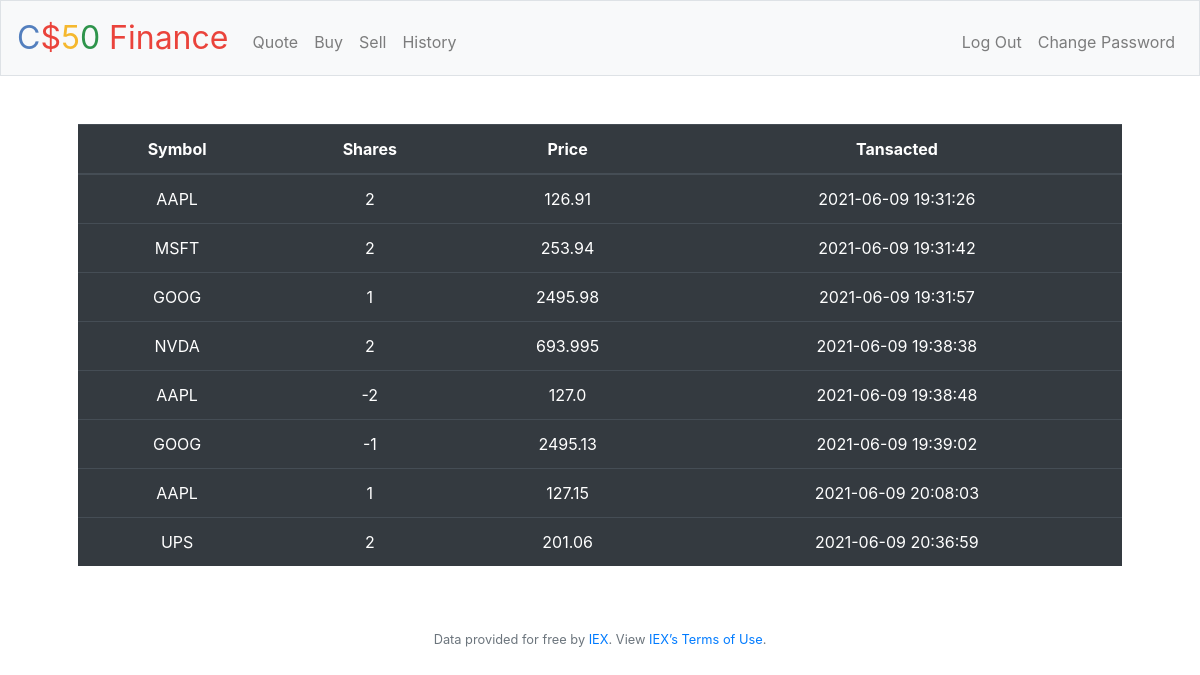
Screenshot of /history (signed in) with the database file from the repository.
### tables this page shows
CREATE TABLE transactions (id INTEGER, users_id INTEGER, symbol TEXT NOT NULL, qty INTEGER, price REAL, time BLOB, PRIMARY KEY(id));

### application.py (the view)
@app.route("/history")
@login_required
def history():
    transactions = db.execute("SELECT * FROM transactions WHERE users_id = ?", session["user_id"])
    return render_template("history.html", transactions=transactions)

### application.py (called while the page is built)
@app.after_request
def after_request(response):
    response.headers["Cache-Control"] = "no-cache, no-store, must-revalidate"
    response.headers["Expires"] = 0
    response.headers["Pragma"] = "no-cache"
    return response

### helpers.py (called while the page is built)
def login_required(f):
    @wraps(f)
    def decorated_function(*args, **kwargs):
        if session.get("user_id") is None:
            return redirect("/login")
        return f(*args, **kwargs)
    return decorated_function

### templates/history.html (shortened to what this page needs)
{% extends "layout.html" %}
{% block main %}
     <table class="table table-dark table-stripped">
         <thead>
             <tr>
                 <th>Symbol</th>
                 <th>Shares</th>
                 <th>Price</th>
                 <th>Tansacted</th>
             </tr>
         </thead>
         <tbody>
             {% for i in transactions %}
                 <tr>
                     <td>{{ i["symbol"] }}</td>
                     <td>{{ i["qty"] }}</td>
                     <td>{{ i["price"] }}</td>
                     <td>{{ i["time"] }}</td>
                 </tr>
             {% endfor %}
         </tbody>
     </table>
{% endblock %}

### templates/layout.html (shortened to what this page needs)
<!DOCTYPE html>
<html lang="en">
    <head>
        <link rel="stylesheet" href="https://cdn.jsdelivr.net/npm/bootstrap@4.5.3/dist/css/bootstrap.min.css">
        <link href="/static/styles.css" rel="stylesheet">
    </head>
    <body>
        <nav class="navbar navbar-expand-md navbar-light bg-light border">
            <a class="navbar-brand" href="/"><span class="blue">C</span><span class="red">$</span><span class="yellow">5</span><span class="green">0</span> <span class="red">Finance</span></a>
            <div class="collapse navbar-collapse" id="navbar">
                {% if session.user_id %}
                    <ul class="navbar-nav mr-auto mt-2">
                        <li class="nav-item"><a class="nav-link" href="/quote">Quote</a></li>
                        <li class="nav-item"><a class="nav-link" href="/buy">Buy</a></li>
                        <li class="nav-item"><a class="nav-link" href="/sell">Sell</a></li>
                        <li class="nav-item"><a class="nav-link" href="/history">History</a></li>
                    </ul>
                    <ul class="navbar-nav ml-auto mt-2">
                        <li class="nav-item"><a class="nav-link" href="/logout">Log Out</a></li>
                        <li class="nav-item"><a class="nav-link" href="/change_password">Change Password</a></li>
                    </ul>
                {% else %}
                    <ul class="navbar-nav ml-auto mt-2">
                        <li class="nav-item"><a class="nav-link" href="/register">Register</a></li>
                        <li class="nav-item"><a class="nav-link" href="/login">Log In</a></li>
                    </ul>
                {% endif %}
            </div>
        </nav>
        <main class="container p-5">
            {% block main %}{% endblock %}
        </main>
        <footer class="small text-center text-muted">
            Data provided for free by <a href="https://iextrading.com/developer">IEX</a>. View <a href="https://iextrading.com/api-exhibit-a/">IEX’s Terms of Use</a>.
        </footer>
    </body>
</html>

### static/styles.css (style rules this page uses)
nav .navbar-brand { font-size: xx-large; }
nav .navbar-brand .blue { color: #537fbe; }
nav .navbar-brand .red { color: #ea433b; }
nav .navbar-brand .yellow { color: #f5b82e; }
nav .navbar-brand .green { color: #2e944b; }
main { overflow-x: auto; text-align: center; }

### rows the page displays
transactions: symbol "AAPL", qty "2", price "126.91", time "2021-06-09 19:31:26"
transactions: symbol "MSFT", qty "2", price "253.94", time "2021-06-09 19:31:42"
transactions: symbol "GOOG", qty "1", price "2495.98", time "2021-06-09 19:31:57"
transactions: symbol "NVDA", qty "2", price "693.995", time "2021-06-09 19:38:38"
transactions: symbol "AAPL", qty "-2", price "127.0", time "2021-06-09 19:38:48"
transactions: symbol "GOOG", qty "-1", price "2495.13", time "2021-06-09 19:39:02"
transactions: symbol "AAPL", qty "1", price "127.15", time "2021-06-09 20:08:03"
transactions: symbol "UPS", qty "2", price "201.06", time "2021-06-09 20:36:59"
